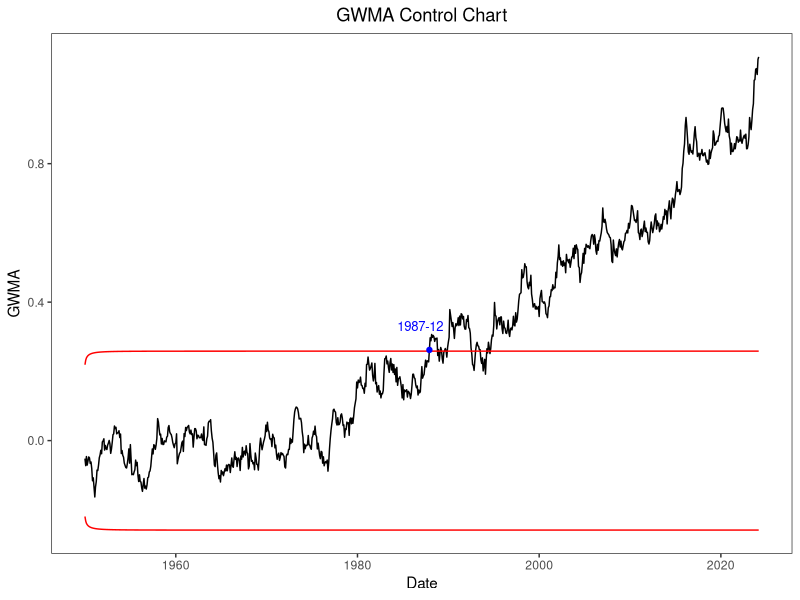

Here is the R script that generated this plot:
library(ggplot2)
library(readr)

# Load data
Global <- read_csv("Global.csv")
Global <- Global[841:nrow(Global),]

month_map <- c("Jan" = 1, "Feb" = 2, "Mar" = 3, "Apr" = 4, "May" = 5, "Jun" = 6, 
               "Jul" = 7, "Aug" = 8, "Sep" = 9, "Oct" = 10, "Nov" = 11, "Dec" = 12)

Global$Month <- month_map[Global$Month]
Global$Date <- as.Date(paste(Global$Year, Global$Month, "1", sep = "-"))

x <- Global$value
mu <- 0
sigma <- sd(x)
n <- length(x)

# set parameter
q <- 0.8
alpha <- 0.5
L <- 2.955

# weight of GWMA
wt = vj = c()
for(i in 1:n){wt[i] = q^((i-1)^alpha)-q^(i^alpha)}
for(j in 1:n){vj[j] = sum(wt[1:j]*wt[1:j])*(sigma^2)}

# compute statistic of GWMA, UCL and LCL
gwma = ucl = lcl = c()
for(j in 1:n){
  zsum = sum(wt[1:j]*x[j:1]) + mu*(q^(j^alpha))
  gwma[j] = zsum
  ucl[j] = mu+L*sqrt(vj[j])
  lcl[j] = mu-L*sqrt(vj[j])
}

# Find the first index that exceeds the control limit
exceed_indices <- which(gwma > ucl)[1]

gwma_df <- data.frame(Date = Global$Date, GWMA = gwma, UCL = ucl, LCL = lcl)

# plot result
ggplot(gwma_df, aes(x = Date)) +
  geom_line(aes(y = GWMA), color = "black") +
  geom_line(aes(y = UCL), color = "red", linetype = "solid") +
  geom_line(aes(y = LCL), color = "red", linetype = "solid") +
  labs(x = "Date", y = "GWMA", title = "GWMA Control Chart") +
  theme_bw() + 
  theme(panel.grid=element_blank())+
  theme(plot.title = element_text(hjust = 0.5))+
  geom_text(data = gwma_df[exceed_indices, ], aes(x = Date, y = GWMA, label = format(Date, "%Y-%m")), vjust = -1.9, hjust = 0.7, color = "blue", size = 3.3)+
  geom_point(data = gwma_df[exceed_indices, ], aes(x = Date, y = GWMA), color = "blue", size = 1.5)
